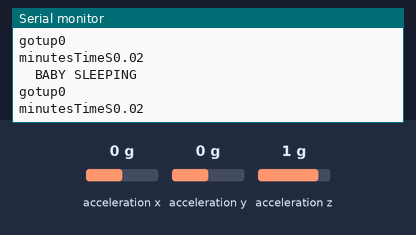
Recording of a sketch running on a simulated Arduino Uno, built with avr-gcc and run on an emulated ATmega328P. Shown: the last lines printed to the serial monitor. The test bench sets the inputs (shaded band); at power-on: acceleration y 0 g, acceleration x 0 g, acceleration z 1 g.

Above: at 1.2 s.
1.3 s: acceleration y set to 0.8 g
At 2.0 s:
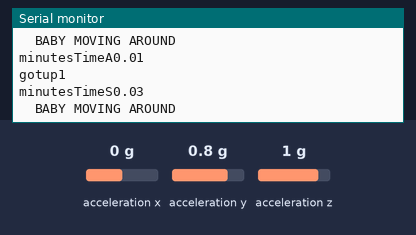
2.9 s: acceleration y set to -1.4 g
At 3.5 s:
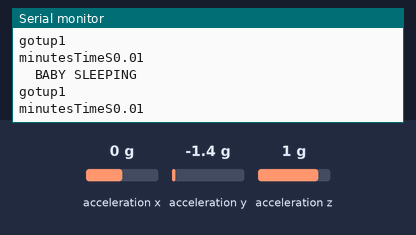
4.4 s: acceleration y set to 1.4 g
At 5.1 s:
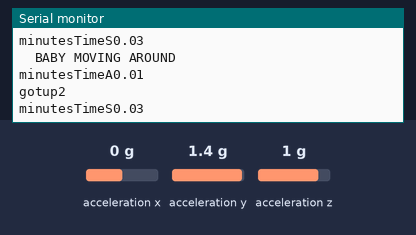
7.4 s: acceleration y set to -0.8 g
At 8.0 s:
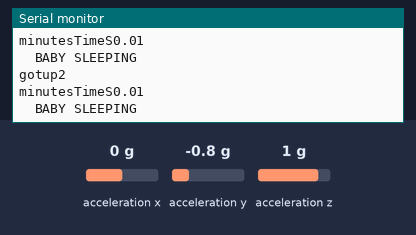
Timing chart, 0 to 10.4 s (numbered marks = the images above; inputs shaded):
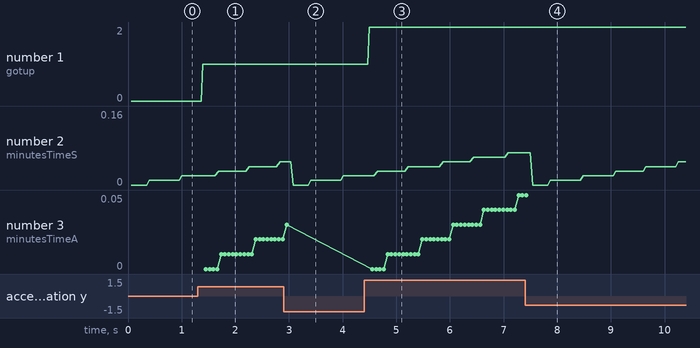

The sketch:

BabyMonitorAdxl345.ino
```cpp
//#define BLYNK_PRINT Serial    // Comment this out to disable prints and save space
#include <SparkFun_ADXL345.h>
#include <SimpleTimer.h>

ADXL345 adxl = ADXL345();             // USE FOR I2C COMMUNICATION

/****************** VARIABLES ******************/
/*                                             */
int gotUpFlag = 0;                        // Flags first occurance
int wentDownFlag = 0;                     // Flags first occurance
int gotUp = 0;                            // Variable for number of times baby up
unsigned long babyMovingStartTime = 0;    // Will store time when baby starts moving
unsigned long babySleepingStartTime = 0;  // Will store time when baby starts sleeping
unsigned long babySleepingEndTime = 0;    // Will store time when baby wakes up
long TimeLimit = 180000;                  // Notification in 3 minutes when awake
double minutesTimeS = 0;                  // For minute conversion
double minutesTimeA = 0;                  // For minute conversion

SimpleTimer timer;


void setup() {
  // put your setup code here, to run once:
Serial.begin(9600);


  // Notify immediately on startup
  Serial.println("Device Started");           // Notification to smartphone

  // Setup a function to be called every minute
 // timer.setInterval(60000L, refreshTime);

  adxl.powerOn();                     // Power on the ADXL345

  adxl.setRangeSetting(8);            // Give the range settings
                                      // Accepted values are 2g, 4g, 8g or 16g
                                      // Higher Values = Wider Measurement Range
                                      // Lower Values = Greater Sensitivity

  // Set values to zero
  gotUpFlag = 0;
  wentDownFlag = 0;
  gotUp = 0;


 Serial.println("  BABY MONITOR   ");

}

void loop() {
  // put your main code here, to run repeatedly:
// ADXL345 Accelerometer Readings
  int x,y,z;
  adxl.readAccel(&x, &y, &z);         // Read the accelerometer values in variables x,y,z
 // Monitoring Up and Down Time
  if (y >= 50 && y <= 200) {
    if (wentDownFlag == 1){
      babySleepingEndTime = millis();   // Stopped sleeping time
    }


    if (gotUpFlag == 0) {             // If first time baby has gotten up
      babyMovingStartTime = millis(); // Baby moving start time
      gotUpFlag = 1;
      gotUp = gotUp + 1;              // Count the number of times the baby gets up
                                      //  in the middle of the night
    } else {
      checkBaby();
    }
  } else if (y <= 30) {


    // Print to VIRTUAL_LCD:

    Serial.println("  BABY SLEEPING  ");


    if (wentDownFlag == 0) {
      babySleepingStartTime = millis(); // Baby sleeping start time
      wentDownFlag = 1;
    } else {
      babySleepingEndTime = millis();   // Stopped sleeping time
    }

    if (gotUpFlag == 1) {
      wentDownFlag = 0;                 // Reset flag if baby went back down
      gotUpFlag = 0;
    }
  } else {
    // do nothing
  }

  // Write number of times baby has gotten up to Blynk
  //Serial.print(babyMoving)
  Serial.print("gotup");
  Serial.println(gotUp);
  sleepTime();                          // Time aleep
}

/***************** BABY IS AWAKE ***************/
/*             Time to get them yet?           */
void checkBaby() {
  long currentTime = millis();        // Current time
  long upTime = currentTime - babyMovingStartTime; // Time baby awake
  minutesTimeA = upTime * 1.6667E-5;  // Time conversion to minutes

  // Print to VIRTUAL_LCD:

 Serial.println( "  BABY MOVING AROUND   ");


  // Check to see if baby has been awake for a while
  if (upTime >= TimeLimit) {
    Serial.println("BABY IS AWAKE!");   // Notification to smartphone
  } else {
    // do nothing
  }

  // Baby awake time
   Serial.print("minutesTimeA");
   Serial.println(minutesTimeA);
// Serial.println(aswakeTime);
}

/***************** BABY IS Asleep ***************/
/*                But for how long?             */
void sleepTime(){
  // Calculat down time in millis and minutes
  long downTime = babySleepingEndTime - babySleepingStartTime;
  minutesTimeS = downTime * 1.6667E-5;

  // Baby sleeping time
 Serial.print("minutesTimeS");
 Serial.println(minutesTimeS);
//  Serial.println(asleepTimeS);
}
```

Measured:
- after the input at 1.3 s, the serial monitor: prints a new line after 0.09 s (image 1)
- after the input at 4.4 s, the serial monitor: prints a new line after 0.10 s (image 3)
- after the input at 7.4 s, the serial monitor: prints a new line after 0.14 s (image 4)
- plotted number 1: 0 → 1 after the input at 1.3 s, 1 → 2 after the input at 4.4 s
